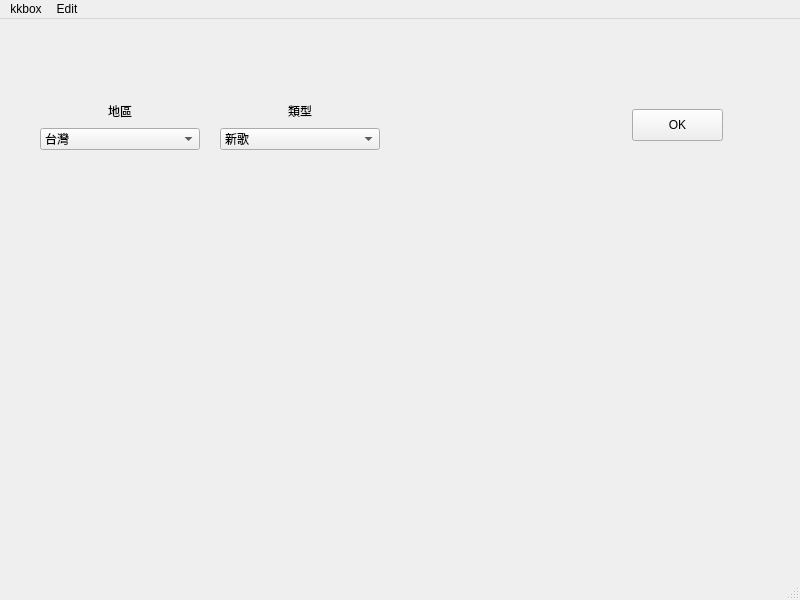
<?xml version="1.0" encoding="UTF-8"?>
<ui version="4.0">
 <class>MainWindow</class>
 <widget class="QMainWindow" name="MainWindow">
  <property name="geometry">
   <rect>
    <x>0</x>
    <y>0</y>
    <width>800</width>
    <height>600</height>
   </rect>
  </property>
  <property name="windowTitle">
   <string>MainWindow</string>
  </property>
  <widget class="QWidget" name="centralwidget">
   <widget class="QWidget" name="verticalLayoutWidget_2">
    <property name="geometry">
     <rect>
      <x>220</x>
      <y>80</y>
      <width>160</width>
      <height>51</height>
     </rect>
    </property>
    <layout class="QVBoxLayout" name="song_verticalLayout">
     <item>
      <widget class="QLabel" name="songstyle_label">
       <property name="text">
        <string>類型</string>
       </property>
       <property name="alignment">
        <set>Qt::AlignCenter</set>
       </property>
      </widget>
     </item>
     <item>
      <widget class="QComboBox" name="comboBox_songstyle">
       <item>
        <property name="text">
         <string>新歌</string>
        </property>
       </item>
       <item>
        <property name="text">
         <string>單曲</string>
        </property>
       </item>
      </widget>
     </item>
    </layout>
   </widget>
   <widget class="QWidget" name="verticalLayoutWidget">
    <property name="geometry">
     <rect>
      <x>40</x>
      <y>80</y>
      <width>160</width>
      <height>51</height>
     </rect>
    </property>
    <layout class="QVBoxLayout" name="place_verticalLayout">
     <item>
      <widget class="QLabel" name="place_label">
       <property name="text">
        <string>地區</string>
       </property>
       <property name="alignment">
        <set>Qt::AlignCenter</set>
       </property>
      </widget>
     </item>
     <item>
      <widget class="QComboBox" name="comboBox_place">
       <item>
        <property name="text">
         <string>台灣</string>
        </property>
       </item>
       <item>
        <property name="text">
         <string>日本</string>
        </property>
       </item>
       <item>
        <property name="text">
         <string>全球</string>
        </property>
       </item>
       <item>
        <property name="text">
         <string>歐美</string>
        </property>
       </item>
       <item>
        <property name="text">
         <string>香港</string>
        </property>
       </item>
       <item>
        <property name="text">
         <string>新加坡</string>
        </property>
       </item>
       <item>
        <property name="text">
         <string>馬來西亞</string>
        </property>
       </item>
      </widget>
     </item>
    </layout>
   </widget>
   <widget class="QPushButton" name="pushButton01">
    <property name="geometry">
     <rect>
      <x>632</x>
      <y>90</y>
      <width>91</width>
      <height>32</height>
     </rect>
    </property>
    <property name="text">
     <string>OK</string>
    </property>
   </widget>
  </widget>
  <widget class="QMenuBar" name="menubar">
   <property name="geometry">
    <rect>
     <x>0</x>
     <y>0</y>
     <width>800</width>
     <height>22</height>
    </rect>
   </property>
   <widget class="QMenu" name="menukkbox">
    <property name="title">
     <string>kkbox</string>
    </property>
    <addaction name="actionSetting"/>
    <addaction name="separator"/>
    <addaction name="actionClose"/>
   </widget>
   <widget class="QMenu" name="menuEdit">
    <property name="title">
     <string>Edit</string>
    </property>
    <addaction name="action_create_new_playlist"/>
   </widget>
   <addaction name="menukkbox"/>
   <addaction name="menuEdit"/>
  </widget>
  <widget class="QStatusBar" name="statusbar"/>
  <action name="actionSetting">
   <property name="text">
    <string>Setting</string>
   </property>
  </action>
  <action name="actionClose">
   <property name="text">
    <string>Close</string>
   </property>
   <property name="shortcut">
    <string>Ctrl+Q</string>
   </property>
  </action>
  <action name="action_create_new_playlist">
   <property name="text">
    <string>Create new playlist</string>
   </property>
  </action>
 </widget>
 <resources/>
 <connections/>
</ui>
